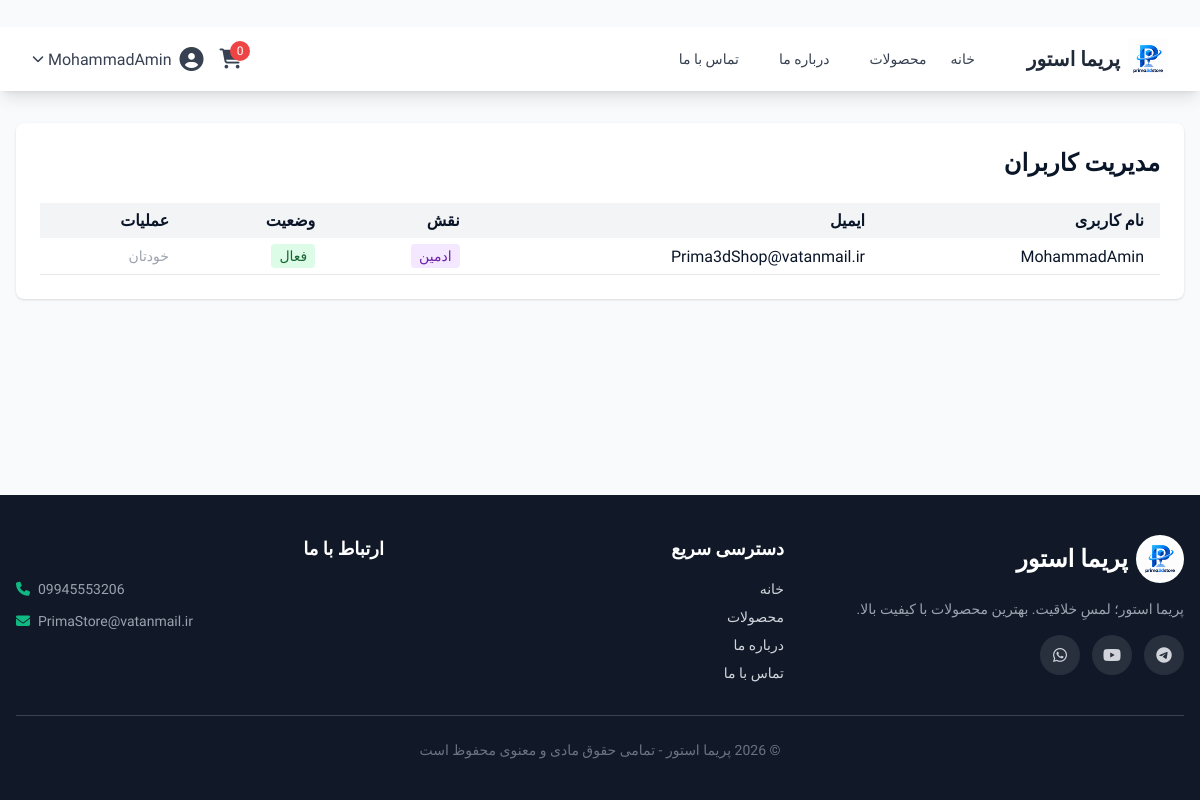
Before: /admin/users (signed in) with the older database file.
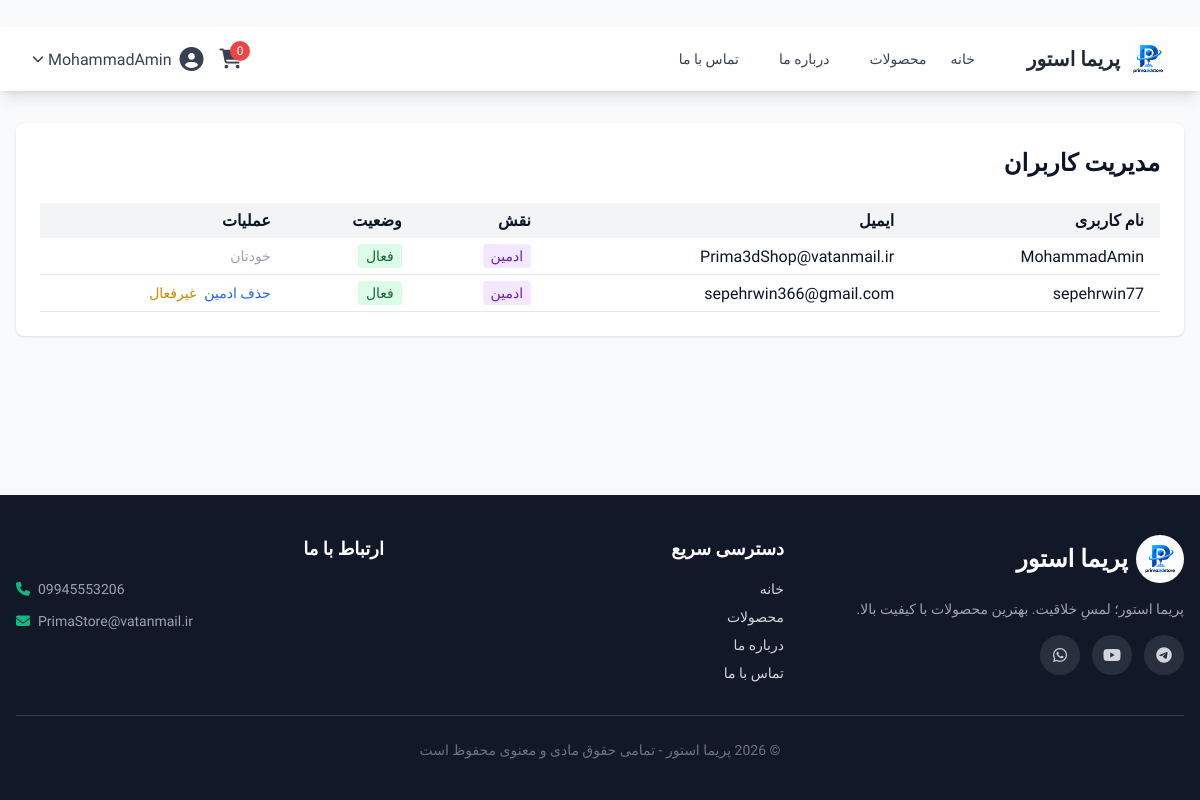
After: the same page with the newer database file.
### app/main.py (models this page shows)
class User(UserMixin, db.Model):
    __tablename__ = 'users'
    id = db.Column(db.Integer, primary_key=True)
    username = db.Column(db.String(80), unique=True, nullable=False)
    email = db.Column(db.String(120), unique=True, nullable=False)
    password_hash = db.Column(db.String(200), nullable=False)
    full_name = db.Column(db.String(100))
    is_admin = db.Column(db.Boolean, default=False)
    is_active = db.Column(db.Boolean, default=True)

### app/main.py (the view)
@app.route('/admin/users')
@login_required
def admin_users():
    if not current_user.is_admin:
        flash('دسترسی غیرمجاز!', 'error')
        return redirect(url_for('index'))
    users = User.query.all()
    return render_template('admin/users.html', users=users)

### app/main.py (called while the page is built)
@login_manager.user_loader
def load_user(user_id):
    return User.query.get(int(user_id))

@app.context_processor
def inject_announcement():
    global announcement, announcement_link, announcement_page
    from datetime import datetime
    current_page = request.endpoint or ""
    show = False
    if announcement_page == "all":
        show = True
    elif announcement_page == "home" and current_page == "index":
        show = True
    elif announcement_page == "products" and current_page == "products":
        show = True
    elif announcement_page == "product" and current_page == "product_detail":
        show = True
    return {
        "announcement": announcement if show else None,
        "announcement_link": announcement_link if show else None,
        "now": datetime.now()
    }

### app/interfaces/templates/admin/users.html (shortened to what this page needs)
﻿{% extends "base.html" %}
{% block content %}
<div class="bg-white rounded-lg shadow p-6">
    <h1 class="text-2xl font-bold mb-6">مدیریت کاربران</h1>
    <div class="overflow-x-auto">
        <table class="w-full">
            <thead>
                <tr class="bg-gray-100">
                    <th class="px-4 py-2 text-right">نام کاربری</th>
                    <th class="px-4 py-2 text-right">ایمیل</th>
                    <th class="px-4 py-2 text-right">نقش</th>
                    <th class="px-4 py-2 text-right">وضعیت</th>
                    <th class="px-4 py-2 text-right">عملیات</th>
                </tr>
            </thead>
            <tbody>
                {% for user in users %}
                <tr class="border-b">
                    <td class="px-4 py-2">{{ user.username }}</td>
                    <td class="px-4 py-2">{{ user.email }}</td>
                    <td class="px-4 py-2">
                        {% if user.is_admin %}
                            <span class="px-2 py-1 rounded text-sm bg-purple-100 text-purple-800">ادمین</span>
                        {% else %}
                            <span class="px-2 py-1 rounded text-sm bg-gray-100 text-gray-800">کاربر</span>
                        {% endif %}
                    </td>
                    <td class="px-4 py-2">
                        {% if user.is_active %}
                            <span class="px-2 py-1 rounded text-sm bg-green-100 text-green-800">فعال</span>
                        {% else %}
                            <span class="px-2 py-1 rounded text-sm bg-red-100 text-red-800">غیرفعال</span>
                        {% endif %}
                    </td>
                    <td class="px-4 py-2">
                        <div class="flex gap-2">
                            {% if user.id != current_user.id %}
                            <form action="/admin/users/toggle-admin/{{ user.id }}" method="POST">
                                <button type="submit" class="text-blue-600 hover:text-blue-800 text-sm">
                                    {% if user.is_admin %}حذف ادمین{% else %}ادمین کن{% endif %}
                                </button>
                            </form>
                            <form action="/admin/users/toggle-status/{{ user.id }}" method="POST">
                                <button type="submit" class="text-sm {% if user.is_active %}text-yellow-600 hover:text-yellow-800{% else %}text-green-600 hover:text-green-800{% endif %}">
                                    {% if user.is_active %}غیرفعال{% else %}فعال{% endif %}
                                </button>
                            </form>
                            {% else %}
                            <span class="text-sm text-gray-400">خودتان</span>
                            {% endif %}
                        </div>
                    </td>
                </tr>
                {% endfor %}
            </tbody>
        </table>
    </div>
</div>
{% endblock %}

### app/interfaces/templates/base.html (shortened to what the changed rows need)
<!DOCTYPE html>
<html lang="fa" dir="rtl">
<head>
    <script src="{{ url_for('static', filename='js/tailwind.js') }}"></script>
    <link href="https://cdnjs.cloudflare.com/ajax/libs/font-awesome/6.5.1/css/all.min.css" rel="stylesheet">
    <link rel="stylesheet" href="{{ url_for('static', filename='css/style.css') }}">
</head>
<body class="bg-gray-50 flex flex-col min-h-screen">
    <nav class="bg-white shadow-lg sticky top-0 z-50">
        <div class="max-w-7xl mx-auto px-4 sm:px-6 lg:px-8">
            <div class="flex justify-between h-16">
                <div class="flex items-center space-x-4 space-x-reverse">
                    {% if current_user.is_authenticated %}
                    <div class="relative group">
                        <button class="flex items-center text-gray-700 hover:text-emerald-600 transition">
                            <i class="fas fa-user-circle text-2xl"></i>
                            <span class="mr-2">{{ current_user.username }}</span>
                            <i class="fas fa-chevron-down text-xs mr-1"></i>
                        </button>
                    {% else %}
                    <a href="/auth/login" class="text-gray-700 hover:text-emerald-600 transition font-medium">ورود</a>
                    <a href="/auth/register" class="bg-emerald-600 text-white px-4 py-2 rounded-lg hover:bg-emerald-700 transition font-medium">ثبت‌نام</a>
                    {% endif %}
                </div>
            </div>
        </div>
    </nav>
    <main class="flex-grow max-w-7xl mx-auto w-full px-4 py-8">
        {% block content %}{% endblock %}
    </main>
</body>
</html>

Changed rows visible on the page:
added User: username "sepehrwin77", email "sepehrwin366@gmail.com", is_admin "ادمین", is_active "فعال"
